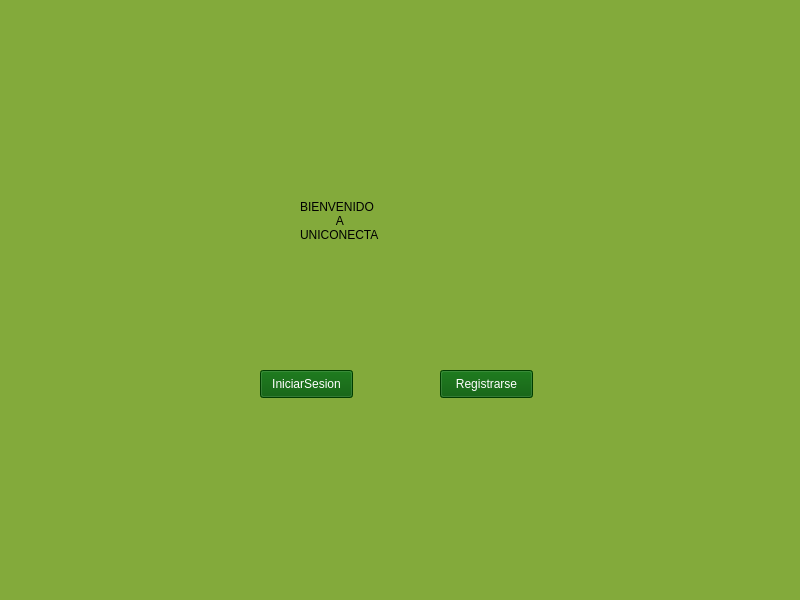
<?xml version="1.0" encoding="UTF-8"?>
<ui version="4.0">
 <class>MainWindow</class>
 <widget class="QMainWindow" name="MainWindow">
  <property name="geometry">
   <rect>
    <x>0</x>
    <y>0</y>
    <width>800</width>
    <height>600</height>
   </rect>
  </property>
  <property name="windowTitle">
   <string>MainWindow</string>
  </property>
  <property name="styleSheet">
   <string notr="true">background-color: rgb(131, 170, 59)</string>
  </property>
  <widget class="QWidget" name="centralwidget">
   <widget class="QPushButton" name="BotonIniciar">
    <property name="geometry">
     <rect>
      <x>260</x>
      <y>370</y>
      <width>93</width>
      <height>28</height>
     </rect>
    </property>
    <property name="styleSheet">
     <string notr="true">background-color: rgb(0, 85, 0);
color: white;
font: 9pt &quot;MS Shell Dlg 2&quot;;</string>
    </property>
    <property name="text">
     <string>IniciarSesion</string>
    </property>
   </widget>
   <widget class="QPushButton" name="BotonRegistrarse">
    <property name="geometry">
     <rect>
      <x>440</x>
      <y>370</y>
      <width>93</width>
      <height>28</height>
     </rect>
    </property>
    <property name="styleSheet">
     <string notr="true">background-color: rgb(0, 85, 0);
color: white;
font: 9pt &quot;MS Shell Dlg 2&quot;;</string>
    </property>
    <property name="text">
     <string>Registrarse</string>
    </property>
   </widget>
   <widget class="QLabel" name="label">
    <property name="geometry">
     <rect>
      <x>300</x>
      <y>170</y>
      <width>471</width>
      <height>101</height>
     </rect>
    </property>
    <property name="styleSheet">
     <string notr="true">font: 18pt &quot;Century&quot;;</string>
    </property>
    <property name="text">
     <string>BIENVENIDO
           A
UNICONECTA</string>
    </property>
   </widget>
  </widget>
  <widget class="QMenuBar" name="menubar">
   <property name="geometry">
    <rect>
     <x>0</x>
     <y>0</y>
     <width>800</width>
     <height>26</height>
    </rect>
   </property>
  </widget>
  <widget class="QStatusBar" name="statusbar"/>
 </widget>
 <resources/>
 <connections/>
</ui>
